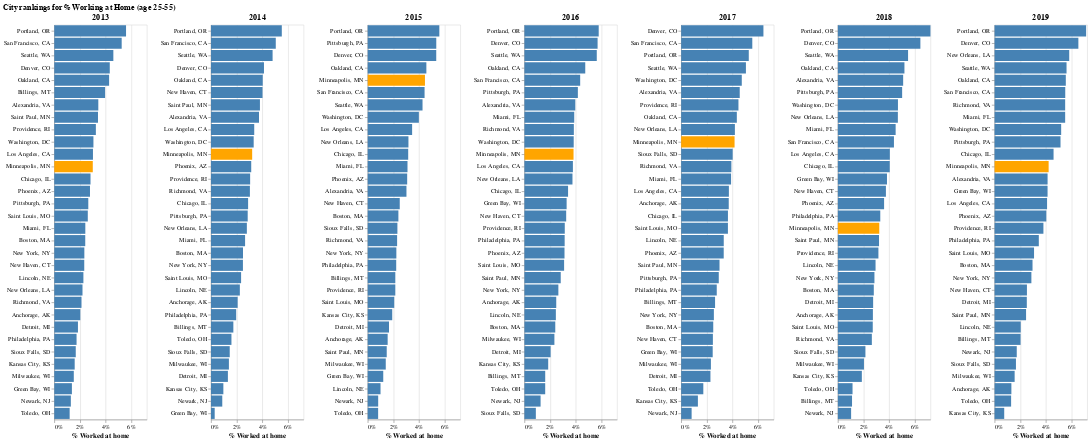

Source (notebook cell):
### Markdown cell above
## Excellent!
## Now that we're nicely cleaned up, let's highlight a city of interest using alt.condition()
## Let's take a look at the great city of Minneapolis by making its bar yellow across each chart

### Code cell
# conditional coloring of one bar
charts = alt.hconcat(title="City rankings for % Working at Home (age 25-55)")
max_pct = table["% Worked at home"].max()
for y in table["YEAR"].unique():
    bar = alt.Chart(table[table["YEAR"]==y], title=str(y)).mark_bar().encode(
        alt.X(
            '% Worked at home',
            axis=alt.Axis(format="%"),
            scale=alt.Scale(domain=(0, max_pct)),
        ),
        alt.Y('CITY_lbl:N', sort="-x", title=None),
        color=alt.condition(
            alt.datum.CITY_lbl == "Minneapolis, MN",
            alt.value('orange'),
            alt.value('steelblue'),
        )
    ).properties(width=150)
    charts |= bar
    
charts
